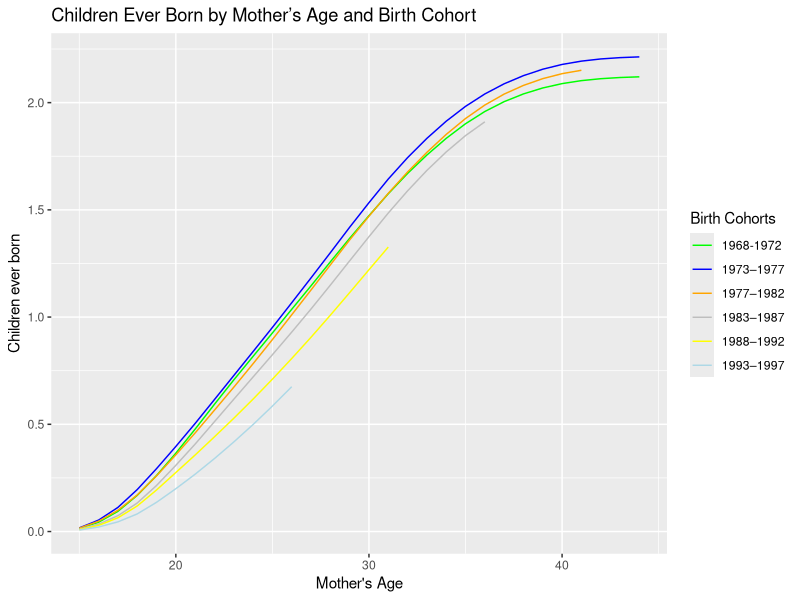

Here is the R script that generated this plot:
# This file can be used to replicate figure 5
library(tidyverse)
library(dplyr)
library(here)
library(ggplot2)
library(haven)
library(tidyr)
library(sqldf)

# Read the dta
age_comp_pop <- read_dta(here::here("inputs/data/agecomp-seer.dta"))

# Only include useful columns
age_comp_pop <- subset(age_comp_pop, select = -c(fem1519, fem2034, fem3544, stname))

# group by and find the sum of all columns

age_comp_pop_grouped <- group_by(age_comp_pop, year) %>% summarise(across(everything(), sum))

# generate vector of column names that start with fem
age_comp_pop_grouped_start_with_fem <-
  select(age_comp_pop_grouped, starts_with("fem"))

fem_col_name <- colnames(age_comp_pop_grouped_start_with_fem)

# transform wide to long
age_comp_pop_long <- gather(age_comp_pop_grouped, mage, fem, fem_col_name)

# generate new columns
age_comp_pop_long$mage <- gsub("^.{0,3}", "", age_comp_pop_long$mage)

# transform it into a numeric value
age_comp_pop_long$mage <- as.numeric(as.character(age_comp_pop_long$mage))

age_comp_pop_long$cohort <- with(age_comp_pop_long, year - mage)
age_comp_pop_long$cohort2 <- ''

# assign different numbers based on years
age_comp_pop_long$cohort2[age_comp_pop_long$cohort >= 1968 & age_comp_pop_long$cohort <= 1972] <- 1
age_comp_pop_long$cohort2[age_comp_pop_long$cohort >= 1973 & age_comp_pop_long$cohort <= 1977] <- 2
age_comp_pop_long$cohort2[age_comp_pop_long$cohort >= 1978 & age_comp_pop_long$cohort <= 1982] <- 3
age_comp_pop_long$cohort2[age_comp_pop_long$cohort >= 1983 & age_comp_pop_long$cohort <= 1987] <- 4
age_comp_pop_long$cohort2[age_comp_pop_long$cohort >= 1988 & age_comp_pop_long$cohort <= 1992] <- 5
age_comp_pop_long$cohort2[age_comp_pop_long$cohort >= 1993 & age_comp_pop_long$cohort <= 1997] <- 6
age_comp_pop_long <- subset(age_comp_pop_long, cohort2 != '')

names(age_comp_pop_long)[names(age_comp_pop_long) == 'fem'] <- 'pop'

age_comp_pop_long_group <- group_by(age_comp_pop_long, cohort2, mage) %>% summarise(pop_sum = sum(pop))

# read data files
cohort_analysis <- read_dta(here::here("inputs/data/nchs_cohort_analysis.dta"))

# merge two file together
merged_data <- merge(cohort_analysis, age_comp_pop_long_group, by = c("cohort2", "mage"))

# define new columns
merged_data$brate <- with(merged_data, numbirth/pop_sum*1000)

data_with_only_cohort_and_brate <- subset(merged_data, select = c(cohort2, brate, mage))

data_with_only_cohort_and_brate <- data_with_only_cohort_and_brate[order(data_with_only_cohort_and_brate$cohort2, data_with_only_cohort_and_brate$mage),]

# accmulate all the values
data_with_only_cohort_and_brate$brate <- ave(data_with_only_cohort_and_brate$brate, data_with_only_cohort_and_brate$cohort2, FUN=cumsum)

data_with_only_cohort_and_brate_grouped <- group_by(data_with_only_cohort_and_brate, cohort2, mage) %>% summarise(cum_brate = sum(brate) / 1000)

names(data_with_only_cohort_and_brate_grouped)[names(data_with_only_cohort_and_brate_grouped) == 'cohort2'] <- 'cohort'

final_data_wide_format <- spread(data_with_only_cohort_and_brate_grouped, key = cohort, value = cum_brate,  sep = '')

# drop all na value
data_with_cohort1 <- drop_na(final_data_wide_format, cohort1)
data_with_cohort2 <- drop_na(final_data_wide_format, cohort2)
data_with_cohort3 <- drop_na(final_data_wide_format, cohort3)
data_with_cohort4 <- drop_na(final_data_wide_format, cohort4)
data_with_cohort5 <- drop_na(final_data_wide_format, cohort5)
data_with_cohort6 <- drop_na(final_data_wide_format, cohort6)

# draw the plot
ggplot() +
  geom_line(data = data_with_cohort1, aes(x = mage, y = cohort1, color = "1968-1972"))+
  geom_line(data = data_with_cohort2, aes(x = mage, y = cohort2, color = "1973–1977")) +
  geom_line(data = data_with_cohort3, aes(x = mage, y = cohort3, color = "1977–1982")) +
  geom_line(data = data_with_cohort4, aes(x = mage, y = cohort4, color = "1983–1987")) +
  geom_line(data = data_with_cohort5, aes(x = mage, y = cohort5, color = "1988–1992")) +
  geom_line(data = data_with_cohort6, aes(x = mage, y = cohort6, color = "1993–1997")) +
  scale_color_manual(name = "Birth Cohorts", 
                     values = c("1968-1972" = "green", 
                                "1973–1977" = "blue", 
                                "1977–1982" = "orange", 
                                "1983–1987" = "gray",
                                "1988–1992" = "yellow",
                                "1993–1997" = "lightblue"
                     )) +
  xlab("Mother's Age") + ylab("Children ever born") + 
  ggtitle("Children Ever Born by Mother’s Age and Birth Cohort")
